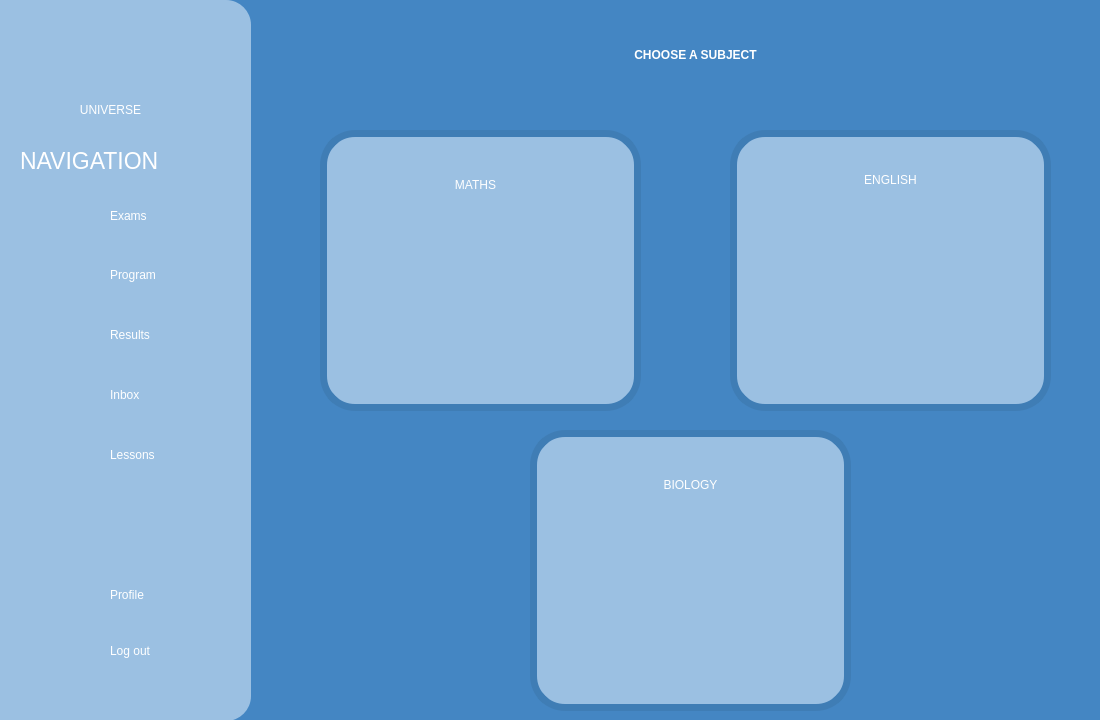
<?xml version="1.0" encoding="UTF-8"?>
<ui version="4.0">
 <class>exams</class>
 <widget class="QWidget" name="exams">
  <property name="geometry">
   <rect>
    <x>0</x>
    <y>0</y>
    <width>1100</width>
    <height>720</height>
   </rect>
  </property>
  <property name="windowTitle">
   <string>Exams</string>
  </property>
  <widget class="QLabel" name="background">
   <property name="geometry">
    <rect>
     <x>1</x>
     <y>-1</y>
     <width>1101</width>
     <height>721</height>
    </rect>
   </property>
   <property name="styleSheet">
    <string notr="true">background-color: #4486c3;</string>
   </property>
   <property name="text">
    <string/>
   </property>
  </widget>
  <widget class="QLabel" name="titleLabel">
   <property name="geometry">
    <rect>
     <x>360</x>
     <y>10</y>
     <width>671</width>
     <height>91</height>
    </rect>
   </property>
   <property name="styleSheet">
    <string notr="true">color:white;
font-weight:bold;
font: 55pt &quot;Aura&quot;;</string>
   </property>
   <property name="text">
    <string>&lt;html&gt;&lt;head/&gt;&lt;body&gt;&lt;p align=&quot;center&quot;&gt;CHOOSE A SUBJECT&lt;/p&gt;&lt;/body&gt;&lt;/html&gt;</string>
   </property>
  </widget>
  <widget class="QFrame" name="frame_2">
   <property name="geometry">
    <rect>
     <x>0</x>
     <y>0</y>
     <width>251</width>
     <height>721</height>
    </rect>
   </property>
   <property name="styleSheet">
    <string notr="true">background-color:rgb(155, 192, 226);
border:0px;
border-top-right-radius: 25px;
border-bottom-right-radius: 25px;</string>
   </property>
   <property name="frameShape">
    <enum>QFrame::Shape::StyledPanel</enum>
   </property>
   <property name="frameShadow">
    <enum>QFrame::Shadow::Raised</enum>
   </property>
   <widget class="QLabel" name="exams_Icon">
    <property name="geometry">
     <rect>
      <x>50</x>
      <y>190</y>
      <width>51</width>
      <height>51</height>
     </rect>
    </property>
    <property name="text">
     <string/>
    </property>
    <property name="pixmap">
     <pixmap>../assets/images/exams_icon.png</pixmap>
    </property>
    <property name="scaledContents">
     <bool>true</bool>
    </property>
   </widget>
   <widget class="QLabel" name="program_Icon">
    <property name="geometry">
     <rect>
      <x>50</x>
      <y>250</y>
      <width>51</width>
      <height>51</height>
     </rect>
    </property>
    <property name="text">
     <string/>
    </property>
    <property name="pixmap">
     <pixmap>../assets/images/program_icon.png</pixmap>
    </property>
    <property name="scaledContents">
     <bool>true</bool>
    </property>
   </widget>
   <widget class="QLabel" name="results_Icon">
    <property name="geometry">
     <rect>
      <x>50</x>
      <y>310</y>
      <width>51</width>
      <height>51</height>
     </rect>
    </property>
    <property name="text">
     <string/>
    </property>
    <property name="pixmap">
     <pixmap>../assets/images/results_icon.png</pixmap>
    </property>
    <property name="scaledContents">
     <bool>true</bool>
    </property>
   </widget>
   <widget class="QLabel" name="inbox_Icon">
    <property name="geometry">
     <rect>
      <x>50</x>
      <y>370</y>
      <width>51</width>
      <height>51</height>
     </rect>
    </property>
    <property name="text">
     <string/>
    </property>
    <property name="pixmap">
     <pixmap>../assets/images/inbox_icon.png</pixmap>
    </property>
    <property name="scaledContents">
     <bool>true</bool>
    </property>
   </widget>
   <widget class="QLabel" name="profile_Icon">
    <property name="geometry">
     <rect>
      <x>50</x>
      <y>570</y>
      <width>51</width>
      <height>51</height>
     </rect>
    </property>
    <property name="text">
     <string/>
    </property>
    <property name="pixmap">
     <pixmap>../assets/images/profile.icon.png</pixmap>
    </property>
    <property name="scaledContents">
     <bool>true</bool>
    </property>
   </widget>
   <widget class="QLabel" name="logout_Icon">
    <property name="geometry">
     <rect>
      <x>53</x>
      <y>630</y>
      <width>51</width>
      <height>51</height>
     </rect>
    </property>
    <property name="text">
     <string/>
    </property>
    <property name="pixmap">
     <pixmap resource="../resources.qrc">:/assets/images/log_out_icon.png</pixmap>
    </property>
    <property name="scaledContents">
     <bool>true</bool>
    </property>
   </widget>
   <widget class="QPushButton" name="logoutButton">
    <property name="geometry">
     <rect>
      <x>110</x>
      <y>620</y>
      <width>101</width>
      <height>61</height>
     </rect>
    </property>
    <property name="styleSheet">
     <string notr="true">font: 15pt &quot;Allerta&quot;;
color:white;
text-align:left;</string>
    </property>
    <property name="text">
     <string>Log out</string>
    </property>
   </widget>
   <widget class="QPushButton" name="examsButton">
    <property name="geometry">
     <rect>
      <x>110</x>
      <y>195</y>
      <width>71</width>
      <height>41</height>
     </rect>
    </property>
    <property name="styleSheet">
     <string notr="true">font: 15pt &quot;Allerta&quot;;
color:white;
text-align:left;</string>
    </property>
    <property name="text">
     <string>Exams</string>
    </property>
   </widget>
   <widget class="QPushButton" name="programButton">
    <property name="geometry">
     <rect>
      <x>110</x>
      <y>260</y>
      <width>111</width>
      <height>29</height>
     </rect>
    </property>
    <property name="whatsThis">
     <string>&lt;html&gt;&lt;head/&gt;&lt;body&gt;&lt;p&gt;sadas&lt;/p&gt;&lt;/body&gt;&lt;/html&gt;</string>
    </property>
    <property name="styleSheet">
     <string notr="true">font: 15pt &quot;Allerta&quot;;
color:white;
text-align:left;</string>
    </property>
    <property name="text">
     <string>Program</string>
    </property>
   </widget>
   <widget class="QPushButton" name="resultsButton">
    <property name="geometry">
     <rect>
      <x>110</x>
      <y>320</y>
      <width>91</width>
      <height>29</height>
     </rect>
    </property>
    <property name="styleSheet">
     <string notr="true">font: 15pt &quot;Allerta&quot;;
color:white;
text-align:left;</string>
    </property>
    <property name="text">
     <string>Results</string>
    </property>
   </widget>
   <widget class="QPushButton" name="inboxButton">
    <property name="geometry">
     <rect>
      <x>110</x>
      <y>380</y>
      <width>71</width>
      <height>29</height>
     </rect>
    </property>
    <property name="styleSheet">
     <string notr="true">font: 15pt &quot;Allerta&quot;;
color:white;
text-align:left;</string>
    </property>
    <property name="text">
     <string>Inbox</string>
    </property>
   </widget>
   <widget class="QPushButton" name="profileButton">
    <property name="geometry">
     <rect>
      <x>110</x>
      <y>580</y>
      <width>86</width>
      <height>29</height>
     </rect>
    </property>
    <property name="styleSheet">
     <string notr="true">font: 15pt &quot;Allerta&quot;;
color:white;
text-align:left;</string>
    </property>
    <property name="text">
     <string>Profile</string>
    </property>
   </widget>
   <widget class="QLabel" name="navigationLabel">
    <property name="geometry">
     <rect>
      <x>20</x>
      <y>130</y>
      <width>231</width>
      <height>61</height>
     </rect>
    </property>
    <property name="styleSheet">
     <string notr="true">font: 17pt;
color:white;</string>
    </property>
    <property name="text">
     <string>NAVIGATION</string>
    </property>
   </widget>
   <widget class="QLabel" name="logoIcon">
    <property name="geometry">
     <rect>
      <x>45</x>
      <y>-10</y>
      <width>141</width>
      <height>141</height>
     </rect>
    </property>
    <property name="text">
     <string/>
    </property>
    <property name="pixmap">
     <pixmap resource="../resources.qrc">:/assets/images/Logo1.png</pixmap>
    </property>
    <property name="scaledContents">
     <bool>true</bool>
    </property>
   </widget>
   <widget class="QLabel" name="label">
    <property name="geometry">
     <rect>
      <x>60</x>
      <y>100</y>
      <width>101</width>
      <height>20</height>
     </rect>
    </property>
    <property name="styleSheet">
     <string notr="true">color:white;
font: 600 12pt &quot;Crimson Text Semibold&quot;;</string>
    </property>
    <property name="text">
     <string>&lt;html&gt;&lt;head/&gt;&lt;body&gt;&lt;p align=&quot;center&quot;&gt;UNIVERSE&lt;/p&gt;&lt;/body&gt;&lt;/html&gt;</string>
    </property>
   </widget>
   <widget class="QPushButton" name="lessonsButton">
    <property name="geometry">
     <rect>
      <x>110</x>
      <y>440</y>
      <width>101</width>
      <height>29</height>
     </rect>
    </property>
    <property name="styleSheet">
     <string notr="true">font: 15pt &quot;Allerta&quot;;
color:white;
text-align:left;</string>
    </property>
    <property name="text">
     <string>Lessons</string>
    </property>
   </widget>
   <widget class="QLabel" name="lessons_Icon">
    <property name="geometry">
     <rect>
      <x>50</x>
      <y>430</y>
      <width>51</width>
      <height>51</height>
     </rect>
    </property>
    <property name="text">
     <string/>
    </property>
    <property name="pixmap">
     <pixmap resource="../resources.qrc">:/assets/images/lessons_icon.png</pixmap>
    </property>
    <property name="scaledContents">
     <bool>true</bool>
    </property>
   </widget>
   <widget class="QPushButton" name="mainMenuButton">
    <property name="geometry">
     <rect>
      <x>60</x>
      <y>20</y>
      <width>111</width>
      <height>81</height>
     </rect>
    </property>
    <property name="styleSheet">
     <string notr="true">background-color:rgba(0, 0, 0, 0);
border-radius:35px;</string>
    </property>
    <property name="text">
     <string/>
    </property>
   </widget>
  </widget>
  <widget class="QLabel" name="mathsBox">
   <property name="geometry">
    <rect>
     <x>320</x>
     <y>130</y>
     <width>321</width>
     <height>281</height>
    </rect>
   </property>
   <property name="styleSheet">
    <string notr="true">background-color:rgb(155, 192, 226);
border:7px solid #3F7DB5;
border-radius:35px;</string>
   </property>
   <property name="text">
    <string/>
   </property>
  </widget>
  <widget class="QLabel" name="englishBox">
   <property name="geometry">
    <rect>
     <x>730</x>
     <y>130</y>
     <width>321</width>
     <height>281</height>
    </rect>
   </property>
   <property name="styleSheet">
    <string notr="true">background-color:rgb(155, 192, 226);
border:7px solid #3F7DB5;
border-radius:35px;</string>
   </property>
   <property name="text">
    <string/>
   </property>
  </widget>
  <widget class="QLabel" name="biologyBox">
   <property name="geometry">
    <rect>
     <x>530</x>
     <y>430</y>
     <width>321</width>
     <height>281</height>
    </rect>
   </property>
   <property name="styleSheet">
    <string notr="true">background-color:rgb(155, 192, 226);
border:7px solid #3F7DB5;
border-radius:35px;</string>
   </property>
   <property name="text">
    <string/>
   </property>
  </widget>
  <widget class="QLabel" name="mathsTitle">
   <property name="geometry">
    <rect>
     <x>370</x>
     <y>140</y>
     <width>211</width>
     <height>91</height>
    </rect>
   </property>
   <property name="styleSheet">
    <string notr="true">color:white;
font: 50pt &quot;Aura&quot;;</string>
   </property>
   <property name="text">
    <string>&lt;html&gt;&lt;head/&gt;&lt;body&gt;&lt;p align=&quot;center&quot;&gt;MATHS&lt;/p&gt;&lt;/body&gt;&lt;/html&gt;</string>
   </property>
  </widget>
  <widget class="QLabel" name="englishTitle">
   <property name="geometry">
    <rect>
     <x>760</x>
     <y>140</y>
     <width>261</width>
     <height>81</height>
    </rect>
   </property>
   <property name="styleSheet">
    <string notr="true">color:white;
font: 50pt &quot;Aura&quot;;</string>
   </property>
   <property name="text">
    <string>&lt;html&gt;&lt;head/&gt;&lt;body&gt;&lt;p align=&quot;center&quot;&gt;ENGLISH&lt;/p&gt;&lt;/body&gt;&lt;/html&gt;</string>
   </property>
  </widget>
  <widget class="QLabel" name="biologyTitle">
   <property name="geometry">
    <rect>
     <x>560</x>
     <y>440</y>
     <width>261</width>
     <height>91</height>
    </rect>
   </property>
   <property name="styleSheet">
    <string notr="true">color:white;
font: 50pt &quot;Aura&quot;;</string>
   </property>
   <property name="text">
    <string>&lt;html&gt;&lt;head/&gt;&lt;body&gt;&lt;p align=&quot;center&quot;&gt;BIOLOGY&lt;/p&gt;&lt;/body&gt;&lt;/html&gt;</string>
   </property>
  </widget>
  <widget class="QLabel" name="maths_Icon">
   <property name="geometry">
    <rect>
     <x>405</x>
     <y>240</y>
     <width>141</width>
     <height>141</height>
    </rect>
   </property>
   <property name="text">
    <string/>
   </property>
   <property name="pixmap">
    <pixmap resource="../resources.qrc">:/assets/images/math_icon.png</pixmap>
   </property>
   <property name="scaledContents">
    <bool>true</bool>
   </property>
  </widget>
  <widget class="QLabel" name="english_Icon">
   <property name="geometry">
    <rect>
     <x>820</x>
     <y>240</y>
     <width>141</width>
     <height>141</height>
    </rect>
   </property>
   <property name="text">
    <string/>
   </property>
   <property name="pixmap">
    <pixmap resource="../resources.qrc">:/assets/images/english_icon.png</pixmap>
   </property>
   <property name="scaledContents">
    <bool>true</bool>
   </property>
  </widget>
  <widget class="QLabel" name="biology_Icon">
   <property name="geometry">
    <rect>
     <x>620</x>
     <y>540</y>
     <width>141</width>
     <height>141</height>
    </rect>
   </property>
   <property name="text">
    <string/>
   </property>
   <property name="pixmap">
    <pixmap resource="../resources.qrc">:/assets/images/biology_icon.png</pixmap>
   </property>
   <property name="scaledContents">
    <bool>true</bool>
   </property>
  </widget>
  <widget class="QPushButton" name="mathsButton">
   <property name="geometry">
    <rect>
     <x>320</x>
     <y>130</y>
     <width>321</width>
     <height>281</height>
    </rect>
   </property>
   <property name="styleSheet">
    <string notr="true">background-color:rgba(0, 0, 0, 0);
border-radius:35px;</string>
   </property>
   <property name="text">
    <string/>
   </property>
  </widget>
  <widget class="QPushButton" name="englishButton">
   <property name="geometry">
    <rect>
     <x>730</x>
     <y>130</y>
     <width>321</width>
     <height>281</height>
    </rect>
   </property>
   <property name="styleSheet">
    <string notr="true">background-color:rgba(0, 0, 0, 0);
border-radius:35px;</string>
   </property>
   <property name="text">
    <string/>
   </property>
  </widget>
  <widget class="QPushButton" name="biologyButton">
   <property name="geometry">
    <rect>
     <x>530</x>
     <y>430</y>
     <width>321</width>
     <height>281</height>
    </rect>
   </property>
   <property name="styleSheet">
    <string notr="true">background-color:rgba(0, 0, 0, 0);
border-radius:35px;</string>
   </property>
   <property name="text">
    <string/>
   </property>
  </widget>
  <zorder>background</zorder>
  <zorder>frame_2</zorder>
  <zorder>mathsBox</zorder>
  <zorder>englishBox</zorder>
  <zorder>biologyBox</zorder>
  <zorder>mathsTitle</zorder>
  <zorder>englishTitle</zorder>
  <zorder>biologyTitle</zorder>
  <zorder>maths_Icon</zorder>
  <zorder>english_Icon</zorder>
  <zorder>biology_Icon</zorder>
  <zorder>titleLabel</zorder>
  <zorder>mathsButton</zorder>
  <zorder>englishButton</zorder>
  <zorder>biologyButton</zorder>
 </widget>
 <resources>
  <include location="../resources.qrc"/>
 </resources>
 <connections/>
</ui>
